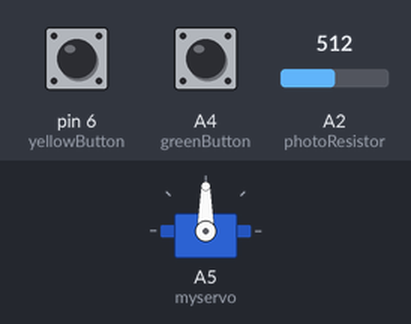
Bench run of a sketch on a simulated Arduino Uno, built with avr-gcc and run on an emulated ATmega328P. Parts: servo. The inputs (shaded band) are chosen by the test bench; at power-on: pin 6 (yellowButton) LOW, A4 (greenButton) LOW, A2 (photoResistor) = 512. What the sketch prints to the serial monitor is not drawn.

Above: at 1.2 s.
1.3 s: pin 6 (yellowButton) pulled HIGH for 1 s
At 3.5 s:
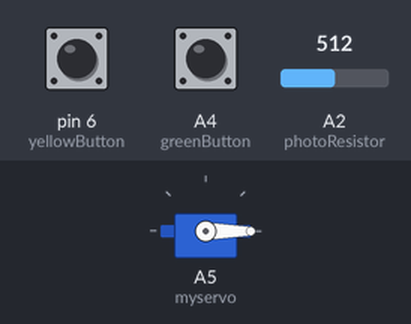
3.8 s: pin 6 (yellowButton) pulled HIGH for 3.2 s
At 3.98 s:
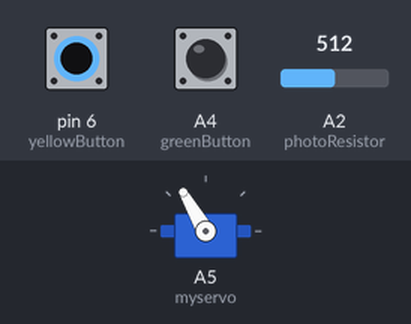
8.5 s: A4 (greenButton) pulled HIGH for 1 s
At 10.1 s:
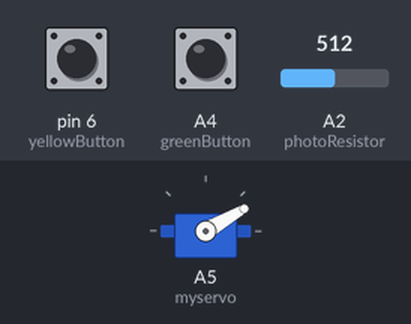
11.0 s: pin 6 (yellowButton) pulled HIGH for 0.15 s
At 11.8 s:
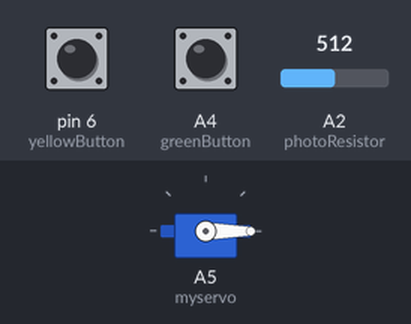
12.6 s: A4 (greenButton) pulled HIGH for 0.15 s
At 13.5 s:
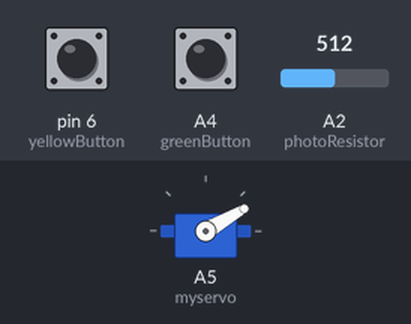
Timing chart, 0 to 15.2 s (numbered marks = the images above; inputs shaded):
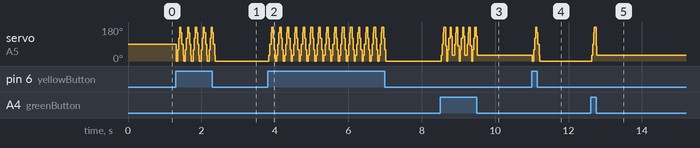

Measured:
- after the input at 1.3 s, servo on A5 (myservo): 90° → 0° at once, then repeats every 0.21 s: 60° 0.03 s, 120° 0.03 s, 180° 0.03 s, 150° 0.03 s, 90° 0.03 s, 30° 0.02 s, 0° 0.05 s, until it stays 0° from 2.4 s
- after the input at 3.8 s, servo on A5 (myservo): 0° → 30° at once, then repeats every 0.21 s: 90° 0.03 s, 150° 0.02 s, 180° 0.05 s, 120° 0.03 s, 60° 0.03 s, 0° 0.03 s, 30° 0.03 s, until it stays 0° from 7.0 s
- after the input at 8.5 s, servo on A5 (myservo): 0° → 30° at once, then repeats every 0.34 s: 90° 0.03 s, 150° 0.02 s, 180° 0.05 s, 80° 0.03 s, 0° 0.03 s, 60° 0.03 s, 120° 0.03 s, 180° 0.03 s, 130° 0.03 s, 30° 0.06 s, until it stays 30° from 9.5 s
- after the input at 11.0 s, servo on A5 (myservo): 30° → 0° at once
- after the input at 12.6 s, servo on A5 (myservo): 0° → 30° at once

The sketch:

Music_Instrument.ino
```cpp
//importing servo library
#include <Servo.h>

// create servo object to control a servo
Servo myservo;

// variables that store pin objects
const int yellowButton=6;
const int greenButton=A4;
const int photoResistor=A2;

// variable to store the servo position
int pos = 0;

void setup() {
  Serial.begin(9600);
  myservo.attach(A5);  // attaches the servo on pin 9 to the servo object

  //declaring which pins are input
  pinMode(yellowButton, INPUT);
  pinMode(greenButton, INPUT);
  pinMode(photoResistor, INPUT);

}

void loop() {

  //reading analog signal from photo resistor
  int sensorValue = analogRead(photoResistor);

  // read the input on digital pins:
  int digitalSensor1=digitalRead(yellowButton);
  int digitalSensor2=digitalRead(greenButton);

 // Mapping values from analog read
  int determiningValue = map(sensorValue, 950, 999, 0 ,255);

  //Print both analog and digital read values
  Serial.println(sensorValue);
  delay(1);        // delay in between reads for stability
  Serial.println(digitalSensor1);
  delay(1);
  Serial.println(digitalSensor2);
  delay(1);


//setting up speed of motor movement
  if(determiningValue>=100 && digitalSensor2==HIGH ){

      for (pos = 0; pos <= 180; pos += 50) { // goes from 0 degrees to 180 degrees
    // in steps of 1 degree
       myservo.write(pos);              // tell servo to go to position in variable 'pos'
        delay(15);                       // waits 15ms for the servo to reach the position
        }
        for (pos = 180; pos >= 0; pos -= 50) { // goes from 180 degrees to 0 degrees
        myservo.write(pos);              // tell servo to go to position in variable 'pos'
        delay(15);                       // waits 15ms for the servo to reach the position
        }
} else if(determiningValue<=100 && digitalSensor2==HIGH  ){

      for (pos = 0; pos <= 180; pos += 30) { // goes from 0 degrees to 180 degrees
    // in steps of 1 degree
       myservo.write(pos);              // tell servo to go to position in variable 'pos'
        delay(15);                       // waits 15ms for the servo to reach the position
        }
        for (pos = 180; pos >= 0; pos -= 50) { // goes from 180 degrees to 0 degrees
        myservo.write(pos);              // tell servo to go to position in variable 'pos'
        delay(15);                       // waits 15ms for the servo to reach the position
        }
  } else if(determiningValue<=100 && digitalSensor1==HIGH  ){

      for (pos = 0; pos <= 180; pos += 30) { // goes from 0 degrees to 180 degrees
    // in steps of 1 degree
       myservo.write(pos);              // tell servo to go to position in variable 'pos'
        delay(15);                       // waits 15ms for the servo to reach the position
        }
        for (pos = 180; pos >= 0; pos -= 30) { // goes from 180 degrees to 0 degrees
        myservo.write(pos);              // tell servo to go to position in variable 'pos'
        delay(15);                       // waits 15ms for the servo to reach the position
        }
  }else if(determiningValue>=100 && digitalSensor1==HIGH ){

      for (pos = 0; pos <= 180; pos += 20) { // goes from 0 degrees to 180 degrees
    // in steps of 1 degree
       myservo.write(pos);              // tell servo to go to position in variable 'pos'
        delay(15);                       // waits 15ms for the servo to reach the position
        }
        for (pos = 180; pos >= 0; pos -= 20) { // goes from 180 degrees to 0 degrees
        myservo.write(pos);              // tell servo to go to position in variable 'pos'
        delay(15);                       // waits 15ms for the servo to reach the position
        }
  }else if(determiningValue>=100 && digitalSensor1==HIGH && digitalSensor2==HIGH ){

      for (pos = 0; pos <= 180; pos += 20) { // goes from 0 degrees to 180 degrees
    // in steps of 1 degree
       myservo.write(pos);              // tell servo to go to position in variable 'pos'
        delay(15);                       // waits 15ms for the servo to reach the position
        }
        for (pos = 180; pos >= 0; pos -= 20) { // goes from 180 degrees to 0 degrees
        myservo.write(pos);              // tell servo to go to position in variable 'pos'
        delay(15);                       // waits 15ms for the servo to reach the position
        }
  }


}
```
